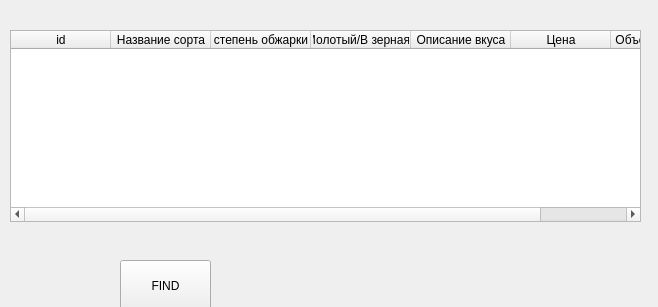
<?xml version="1.0" encoding="UTF-8"?>
<ui version="4.0">
 <class>Form</class>
 <widget class="QWidget" name="Form">
  <property name="geometry">
   <rect>
    <x>0</x>
    <y>0</y>
    <width>658</width>
    <height>307</height>
   </rect>
  </property>
  <property name="windowTitle">
   <string>Form</string>
  </property>
  <widget class="QTableWidget" name="tableWidget">
   <property name="geometry">
    <rect>
     <x>10</x>
     <y>30</y>
     <width>631</width>
     <height>192</height>
    </rect>
   </property>
   <column>
    <property name="text">
     <string>id</string>
    </property>
   </column>
   <column>
    <property name="text">
     <string>Название сорта</string>
    </property>
   </column>
   <column>
    <property name="text">
     <string>степень обжарки</string>
    </property>
   </column>
   <column>
    <property name="text">
     <string>Молотый/В зернаях</string>
    </property>
   </column>
   <column>
    <property name="text">
     <string>Описание вкуса</string>
    </property>
   </column>
   <column>
    <property name="text">
     <string>Цена</string>
    </property>
   </column>
   <column>
    <property name="text">
     <string>Объем упаковки</string>
    </property>
   </column>
  </widget>
  <widget class="QPushButton" name="pushButton">
   <property name="geometry">
    <rect>
     <x>120</x>
     <y>260</y>
     <width>91</width>
     <height>51</height>
    </rect>
   </property>
   <property name="text">
    <string>FIND</string>
   </property>
  </widget>
 </widget>
 <resources/>
 <connections/>
</ui>
